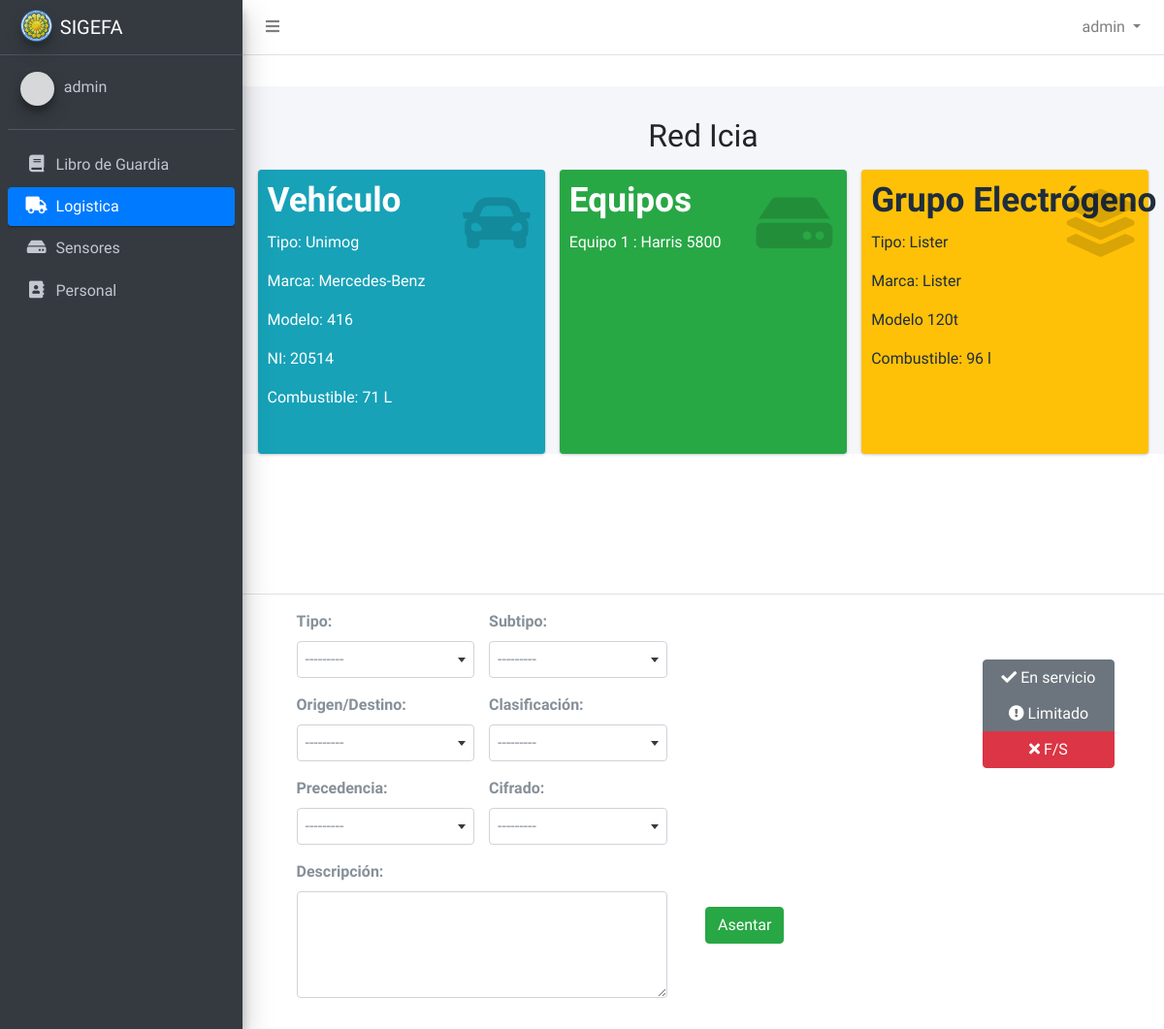
Page /3/ (signed in) on the committed database.
### apps/users/models.py (models this page shows, shortened)
class Operador(AbstractUser):
   grado = models.CharField(max_length=1, blank=True, null=True, choices=OPERADOR_GRADO)
   facilidad = models.ForeignKey(Facilidad, blank=True, null=True, on_delete=models.CASCADE, related_name='operadores_en_facilidad')
   turno = models.ForeignKey(Turno, blank=True, null=True, on_delete=models.CASCADE, related_name='operadores_en_turno')
   rol =  models.ForeignKey(Group, on_delete=models.CASCADE, null=True, blank=True, related_name='personal')

### apps/ecr/models.py (models this page shows, shortened)
class Facilidad(models.Model):
   nombre = models.CharField(max_length=50)
   class Meta:
      ordering = ('id',)

class Vehiculo(models.Model):
   nombre_vehiculo = models.CharField(max_length=80)
   marca_vehiculo = models.CharField(max_length=80, null=True, blank=True)
   modelo_vehiculo = models.CharField(max_length=80, null=True, blank=True)
   tipo_combustible = models.CharField(max_length=80, blank=True, null=True)
   cap_combustible_vehiculo = models.PositiveIntegerField(blank=True, null=True)
   cant_combustible_vehiculo = models.PositiveIntegerField(blank=True, null=True)
   equipo = GenericRelation(Equipamiento)

class EqCom(models.Model):
   nombre = models.CharField(max_length=80)
   equipo = GenericRelation(Equipamiento)

class GpoElectr(models.Model):
   nombre_gpo_elect = models.CharField(max_length=80)
   marca_gpo_elect = models.CharField(max_length=80, null=True, blank=True)
   modelo_gpo_elect = models.CharField(max_length=80, null=True, blank=True)
   tipo_combustible_gpo_elect = models.CharField(max_length=80, blank=True, null=True)
   cap_combustible_gpo_elect = models.PositiveIntegerField(blank=True, null=True)
   cant_combustible_gpo_elect = models.PositiveIntegerField(blank=True, null=True)
   equipo = GenericRelation(Equipamiento)

### apps/ecr/views.py (the view, shortened to what this page needs)
# urls.py: path('<int:pk>/', EcrDashboardView.as_view(), name='ecr_index'),
class EcrDashboardView(LoginRequiredMixin, DetailView):
   template_name = 'ecr_index.html'
   model = Facilidad
   context_object_name = 'facilidad'
   login_url = 'accounts/login/'
   facilidad = None
   vehiculo_obj = None
   gpoelectr_obj = None
   equipamientos = None
   status = None
   @method_decorator(csrf_exempt)
   def dispatch(self, *args, **kwargs):
      if self.request.user.is_anonymous:
         return redirect("login")
      if not self.request.user.facilidad:
         messages.error(self.request, "No poseé o no se encuentra en algún proceso de Facilidad.")
         return redirect("ecr:ecr_action_option")
      self.facilidad = self.request.user.facilidad
      self.status = self.facilidad.estados_alistamiento.first()
      self.equipamientos = self.facilidad.equipamientos
      veh_content = ContentType.objects.get(app_label='ecr', model='vehiculo')
      gpoelectr_content = ContentType.objects.get(app_label='ecr', model='gpoelectr')
      try:
         vehiculo = self.equipamientos.get(content_type=veh_content)
         self.vehiculo_obj = veh_content.get_object_for_this_type(id=vehiculo.object_id)
      except Exception as e:
         self.vehiculo_obj = None
      try:
         gpoelectr = self.equipamientos.get(content_type=gpoelectr_content)
         self.gpoelectr_obj = gpoelectr_content.get_object_for_this_type(id=gpoelectr.object_id)
      except Exception as e:
         self.gpoelectr_obj = None
      if not self.facilidad:
         messages.info(self.request, "Aún no posee ningun proceso de Gestion de Facilidad configurado.")
         return redirect('ecr_action_options')
      return super(EcrDashboardView, self).dispatch(self.request)
   def get_context_data(self, *args, **kwargs):
      context = super(EcrDashboardView, self).get_context_data(**kwargs)
      eventos_form = EventoForm()
      eventos_form.fields['subtipo'].queryset = SubTipoEvento.objects.none()
      context['eventos_form'] = eventos_form
      context['facilidad_id'] = self.facilidad.id
      context['facilidad_name'] = self.facilidad.nombre
      context['facilidad_status'] = self.status.status
      eqcom_content = ContentType.objects.get(app_label='ecr', model='eqcom')
      eqcom_list = self.equipamientos.filter(content_type=eqcom_content)
      context['vehiculo'] = self.vehiculo_obj
      context['eqcom_list'] = EqCom.objects.filter(id__in=eqcom_list.values_list('object_id'))
      context['gpoelectr'] = self.gpoelectr_obj
      if self.vehiculo_obj and self.gpoelectr_obj:
         context['comb_vehiculo_form'] = CombusVehiculo(instance=self.vehiculo_obj)
         context['comb_gpoelect_form'] = CombusGpoElect(instance=self.gpoelectr_obj)
      elif self.vehiculo_obj:
         context['comb_vehiculo_form'] = CombusVehiculo(instance=self.vehiculo_obj)
      elif self.gpoelectr_obj:
         context['comb_gpoelect_form'] = CombusGpoElect(instance=self.gpoelectr_obj)
      context['section'] = "Logistica"
      return context

### apps/ecr/forms.py
class CombusVehiculo(forms.ModelForm):
   cant_combustible_vehiculo = forms.IntegerField(
      widget=forms.NumberInput(
         attrs={
            'type': 'range',
            'class': 'custom-range custom-range-teal slider-range'}),
      label='Combustible Vehiculo',
      required=False)
   def __init__(self, *args, **kwargs):
      instance = kwargs.get('instance', None)
      super(CombusVehiculo, self).__init__(*args, **kwargs)
      if instance:
         capacitiy = instance.cap_combustible_vehiculo
         quantity = instance.cant_combustible_vehiculo
         self.fields['cant_combustible_vehiculo'].widget.attrs.update({
            'value': quantity,
            'max': capacitiy,
            'min': '0',
            'id': 'vehiculoCantCombus{}'.format(instance.id)})
   class Meta:
      model = Vehiculo
      fields = (
         'cant_combustible_vehiculo',
      )
      exclude = (
         'nombre_vehiculo',
         'marca_vehiculo',
         'modelo_vehiculo',
         'tipo_combustible',
         'cap_combustible_gpo_elect',
      )

### apps/ecr/models.py (called while the page is built)
   def __str__(self):
      return self.nombre_tipe

   def __str__(self):
      return self.nombre_tipe

   def __str__(self):
      return self.nombre_tipe

   def __str__(self):
      return self.nombre_tipe

   def __str__(self):
      return self.nombre_tipe

### apps/ecr/templates/ecr_index.html (shortened to what this page needs)
{% extends 'base_content.html' %} {% block module_content %}
<div class="col-lg-12 mb-2" style="text-align: center">
  <h2>{{ facilidad_name }}</h2>
</div>
<div class="col-lg-4 col-6">
  <div class="small-box dashboard-box bg-info">
    <div class="inner">
      <h3>Vehículo</h3>
      <p>Tipo: {{ vehiculo.nombre_vehiculo }}</p>
      <p>Marca: {{ vehiculo.marca_vehiculo }}</p>
      <p>Modelo: {{ vehiculo.modelo_vehiculo }}</p>
      <p>NI: 20514</p>
      <p>Combustible: {{ vehiculo.cant_combustible_vehiculo }} L</p>
    </div>
    <div class="icon">
      <i class="fas fa-car"></i>
    </div>
  </div>
</div>
<div class="col-lg-4 col-6">
  <div class="small-box dashboard-box bg-success">
    <div class="inner">
      <h3>Equipos</h3>
      {% for eqcom in eqcom_list %}
      <p>Equipo {{ forloop.counter }} : {{ eqcom.nombre }}</p>
      {% endfor %}
    </div>
    <div class="icon">
      <i class="fas fa-hdd"></i>
    </div>
  </div>
</div>
<div class="col-lg-4 col-6">
  <div class="small-box dashboard-box bg-warning">
    <div class="inner">
      <h3>Grupo Electrógeno</h3>
      <p>Tipo: {{ gpoelectr.nombre_gpo_elect }}</p>
      <p>Marca: {{ gpoelectr.marca_gpo_elect }}</p>
      <p>Modelo {{ gpoelectr.modelo_gpo_elect }}</p>
      <p>Combustible: {{ gpoelectr.cant_combustible_gpo_elect }} l</p>
    </div>
    <div class="icon">
      <i class="fas fa-layer-group"></i>
    </div>
  </div>
</div>
{% endblock module_content %} {% block extra_javascript %} {% endblock extra_javascript %}

### templates/base_content.html
{% extends 'base.html' %} {% block content %} {% include 'navbar.html' %} {%include 'sidebar.html' %}
<body class="hold-transition sidebar-mini layout-fixed">
  <div class="wrapper dashboard-wrapper">
    <div class="content-wrapper" style="padding-top: 2rem; margin-bottom: 9rem">
      <section class="content">
        <div class="container-fluid">
          <div class="row">
            {% block module_content %} {% endblock module_content %}
          </div>
        </div>
      </section>
    </div>
  </div>
</body>
{% include 'footer.html' %} {% endblock content %}

### templates/base.html (shortened to what this page needs)
<!DOCTYPE html>
<html lang="en">
  {% include 'header.html' %}
  {% block content %} {% endblock content %} {% include 'script.html' %}
</html>

### templates/header.html (shortened to what this page needs)
{% load static %}
<head>
  <link
    rel="stylesheet"
    href="{% static 'plugins/fontawesome-free/css/all.min.css' %}"
  />
  <link
    href="{% static 'plugins/select2/css/select2.min.css' %}"
    rel="stylesheet"
  />
  <link
    href="{% static 'plugins/select2-bootstrap4-theme/select2-bootstrap4.min.css' %}"
    rel="stylesheet"
  />
  <link
    rel="stylesheet"
    href="{% static 'plugins/sweetalert2-9.10.0/sweetalert2.min.css' %}"
  />
  <link
    rel="stylesheet"
    href="{% static 'plugins/jquery-confirm-v3.3.4/jquery-confirm.min.css' %}"
  />
  <link rel="stylesheet" href="{% static 'css/adminlte.min.css' %}" />
  <link rel="stylesheet" href="{% static 'css/main.css' %}" />
</head>

### templates/navbar.html (shortened to what this page needs)
<nav class="main-header navbar navbar-expand navbar-white navbar-light">
  <ul class="navbar-nav">
    <li class="nav-item">
      <a class="nav-link" data-widget="pushmenu" href="#" role="button"
        ><i class="fas fa-bars"></i
      ></a>
    </li>
  </ul>
  <ul class="navbar-nav ml-auto">
    {% if user.is_authenticated %}
    <li class="nav-dropdown">
      <a
        class="nav-link dropdown-toggle"
        href="#"
        id="navbarDropdownMenuLink"
        data-toggle="dropdown"
        aria-haspopup="true"
        aria-expanded="false"
      >
        {{ user.username }}
      </a>
    </li>
    {% endif %}
  </ul>
</nav>

### templates/sidebar.html
{% load static %}
<aside class="main-sidebar sidebar-dark-primary elevation-4">
  <a href="#" class="brand-link">
    <img
      src="{% static 'img/ejercito-logo-sol_de_mayo_128px.png' %}"
      alt="Ejército Logo"
      class="brand-image img-circle elevation-3"
      style="opacity: 0.8"
    />
    <span class="brand-text font-weight-light">SIGEFA</span>
  </a>
  <div class="sidebar">
    <div class="user-panel mt-3 pb-3 mb-3 d-flex">
      <div class="image">
        <div class="elevation-3" id="profileImage"></div>
      </div>
      <div class="info">
        <a href="javascript:void(0)" class="d-block"
          >{{ request.user.username }}</a
        >
      </div>
    </div>
    <nav class="mt-2">
      <ul
        class="nav nav-pills nav-sidebar flex-column"
        data-widget="treeview"
        role="menu"
        data-accordion="false"
      >
        <li class="nav-item">
          <a
            href="{% url 'ecr:ecr_eventos' facilidad_id %}"
            class="nav-link {% if section == 'Libro de Guardia' %}active{% endif %}"
          >
            <i class="nav-icon fas fa-book"></i>
            <p>Libro de Guardia</p>
          </a>
        </li>
        <li class="nav-item">
          <a
            href="{% url 'ecr:ecr_index' facilidad_id %}"
            class="nav-link {% if section == 'Logistica' %}active{% endif %}"
          >
            <i class="nav-icon <i fas fa-truck"></i>
            <p>Logistica</p>
          </a>
        </li>
        <li class="nav-item">
          <a
            href="{% url 'ecr:ecr_sensor' facilidad_id %}"
            class="nav-link {% if section == 'Sensores' %}active{% endif %}"
          >
            <i class="nav-icon fas fa-hdd"></i>
            <p>Sensores</p>
          </a>
        </li>
        <li class="nav-item">
          <a
            href="{% url 'users:personal_section' facilidad_id %}"
            class="nav-link {% if section == 'Personal' %}active{% endif %}"
          >
            <i class="nav-icon fas fa-address-book"></i>
            <p>Personal</p>
          </a>
        </li>
      </ul>
    </nav>
  </div>
</aside>

### templates/footer.html (shortened to what this page needs)
<footer class="main-footer">
  <form action="." method="POST" id="EventosForm">
    <div class="row" style="margin-left: 2rem">
      <div class="col-lg-8">
        <div class="row">
          <div class="col-sm-4">
            <div class="form-group">
              <label>{{ eventos_form.tipo.label }}</label>
            </div>
          </div>
          <div class="col-sm-4">
            <div class="form-group">
              <label>{{ eventos_form.subtipo.label }}</label>
            </div>
          </div>
        </div>
        <div class="row">
          <div class="col-sm-4">
            <div class="form-group">
              <label>{{ eventos_form.origen_destino.label }}</label>
            </div>
          </div>
          <div class="col-sm-4">
            <div class="form-group">
              <label>{{ eventos_form.clasificacion.label }}</label>
            </div>
          </div>
        </div>
        <div class="row">
          <div class="col-sm-4">
            <div class="form-group">
              <label>{{ eventos_form.precedencia.label }}</label>
            </div>
          </div>
          <div class="col-sm-4">
            <div class="form-group">
              <label>{{ eventos_form.cifrado.label }}</label>
            </div>
          </div>
        </div>
        <div class="row">
          <div class="col-lg-8">
            <div class="form-group">
              <label>{{ eventos_form.description.label }}</label>
              {{ eventos_form.description }}
            </div>
          </div>
          <div class="col-sm-2 event-button">
            <button type="submit" class="btn btn-success post-evento-button">
              Asentar
            </button>
          </div>
        </div>
      </div>
      <div class="col-sm-3">
        <div
          class="btn-group-vertical status-list-group"
          role="group"
          style="width: 65%"
          aria-label="Button group with nested dropdown"
        >
          <button
            type="button"
            name="S"
            class="btn {% if facilidad_status == 'S' %}btn-success{% else %}btn-secondary{% endif %} btn-group-lg status-btn"
          >
            <i class="fas fa-check"></i> En servicio
          </button>
          <button
            type="button"
            name="L"
            class="btn {% if facilidad_status == 'L' %}btn-warning{% else %}btn-secondary{% endif %} btn-group-lg status-btn"
          >
            <i class="fas fa-exclamation-circle"></i> Limitado
          </button>
          <button
            type="button"
            name="F"
            class="btn {% if facilidad_status == 'F' %}btn-danger{% else %}btn-secondary{% endif %} btn-group-lg status-btn"
          >
            <i class="fas fa-times"></i> F/S
          </button>
        </div>
      </div>
    </div>
  </form>
</footer>

### templates/script.html (shortened to what this page needs)
{% load static %}

### static/css/main.css (style rules this page uses)
.dashboard-wrapper { margin-top: 2rem !important; }
.dashboard-box { height: 100% !important; }
.event-button { padding-top: 3rem; padding-left: 2rem; }
.status-list-group { padding-top: 3.2rem; margin-left: 7rem; }
#profileImage { width: 35px; height: 35px; border-radius: 50%; background: rgba(255,255,255,.8); font-size: 13px; color: rgb(39, 39, 39); line-height: 36px; margin: 1px 0; display: inline-block; padding-left: 9.4px; font-weight: bold; }

### rows in the picture
Operador: username "admin", user.username "admin"
Facilidad: nombre "Red Icia"
Vehiculo: nombre_vehiculo "Unimog", marca_vehiculo "Mercedes-Benz", modelo_vehiculo "416", cant_combustible_vehiculo "71"
EqCom: nombre "Harris 5800"
GpoElectr: nombre_gpo_elect "Lister", marca_gpo_elect "Lister", modelo_gpo_elect "120t", cant_combustible_gpo_elect "96"

### other values in the picture
{{ eventos_form.tipo.label }} "Tipo:"
{{ eventos_form.subtipo.label }} "Subtipo:"
{{ eventos_form.origen_destino.label }} "Origen/Destino:"
{{ eventos_form.clasificacion.label }} "Clasificación:"
{{ eventos_form.precedencia.label }} "Precedencia:"
{{ eventos_form.cifrado.label }} "Cifrado:"
{{ eventos_form.description.label }} "Descripción:"
